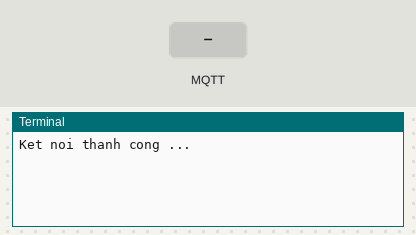
Simulated run of this program. Board: Raspberry Pi (BCM pin numbers). Shown: the last lines printed to the terminal. Inputs (shaded band) come from the test bench. No MQTT or app messages arrive unless stated; speech is not drawn; the words are listed on the console.

Above: at 1.3 s.
1.4 s: MQTT message "1" arrives on the first subscribed topic
At 2.2 s:
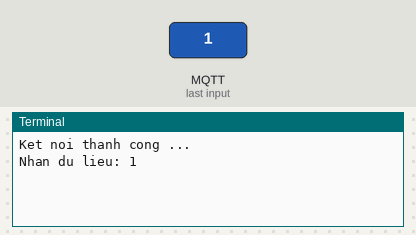
2.9 s: MQTT message "on" arrives on the first subscribed topic
At 3.3 s:
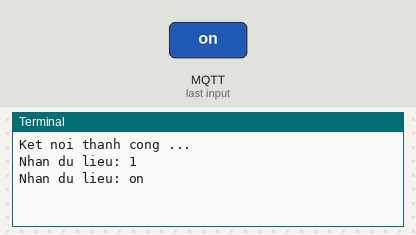
4.4 s: MQTT message "off" arrives on the first subscribed topic
At 5.7 s:
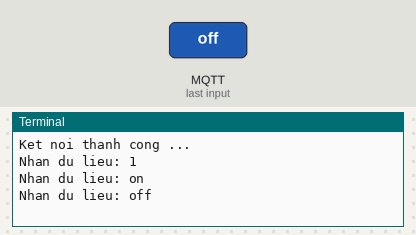

Measured:
- after the input at 1.4 s, the terminal: prints a new line at once (image 1)
- after the input at 2.9 s, the terminal: prints a new line at once (image 2)
- after the input at 4.4 s, the terminal: prints a new line at once (image 3)

The program:

Connect_to_Adafruit_Server.py
```python
#!/usr/bin/env python
# coding: utf-8

# In[1]:


import pyttsx3

engine = pyttsx3 . init ()
engine . say ("I am AI python ")
engine . runAndWait ()


# In[2]:


import sys
from Adafruit_IO import MQTTClient

AIO_FEED_ID = "IOT_LAB"
AIO_USERNAME = "taunhatquang"
AIO_KEY = "aio_guRX32LXb1CRtPb5gHElwyDyvgo1"


# In[ ]:


def connected(client):
    print("Ket noi thanh cong ...")
    client.subscribe(AIO_FEED_ID)

def subscribe(client , userdata , mid , granted_qos):
    print("Subscribe thanh cong ...")

def disconnected(client):
    print("Ngat ket noi ...")
    sys.exit (1)

def message(client , feed_id , payload):
    print("Nhan du lieu: " + payload)

client = MQTTClient(AIO_USERNAME , AIO_KEY)
client.on_connect = connected
client.on_disconnect = disconnected
client.on_message = message
client.on_subscribe = subscribe
client.connect()
client.loop_background()

while True:
    pass


# In[ ]:
```
